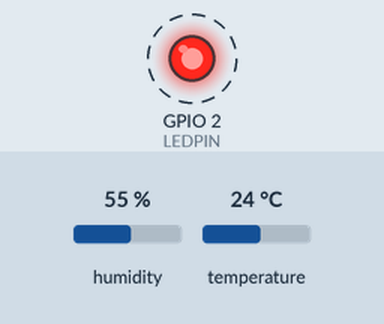
The program below on a simulated ESP32. Shown: output pins drawn as LEDs (lit = HIGH). Dashed ring = blinking. The test bench sets the inputs (shaded band); at power-on: temperature 24 °C, humidity 55 %. What the program prints to the serial monitor is not drawn.

Above: at 4.0 s.
4.1 s: temperature set to 33 °C
At 4.7 s:
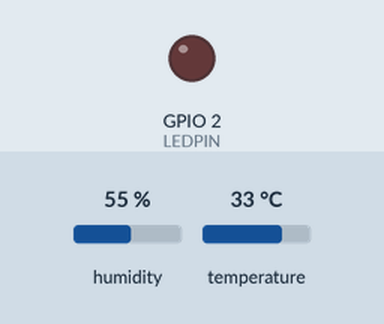
8.3 s: temperature set to 12 °C
At 9.8 s:
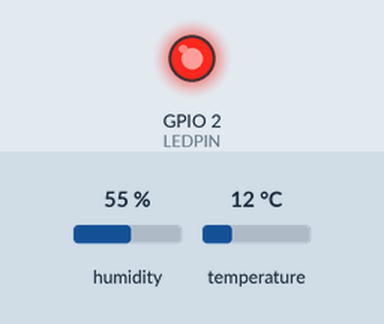
Timing chart, 0 to 18.5 s (numbered marks = the images above; inputs shaded):
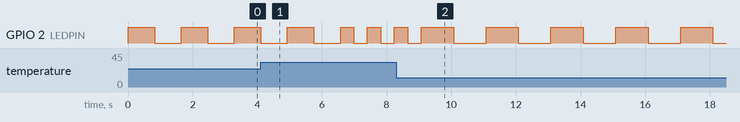

The program:

main.cpp
```cpp
#include <DHT.h>

#define DHTPIN 4      // Chân kết nối DHT22
#define DHTTYPE DHT22 // Loại cảm biến
#define LEDPIN 2      // Chân kết nối LED

DHT dht(DHTPIN, DHTTYPE);

void setup() {
  Serial.begin(115200);
  dht.begin();
  pinMode(LEDPIN, OUTPUT);
}

void loop() {
  float temp = dht.readTemperature(); // Đọc nhiệt độ
  if (isnan(temp)) {
    Serial.println("Lỗi đọc cảm biến!");
    return;
  }

  Serial.print("Nhiệt độ: ");
  Serial.print(temp);
  Serial.println("°C");

  int delayTime = map(temp, 20, 40, 1000, 100); // Điều chỉnh tốc độ LED
  delayTime = constrain(delayTime, 100, 1000);

  digitalWrite(LEDPIN, HIGH);
  delay(delayTime);
  digitalWrite(LEDPIN, LOW);
  delay(delayTime);
}
```

Measured:
- by itself, GPIO 2 (LEDPIN): repeats every 2.0 s: HIGH 1.0 s, LOW 1.0 s
